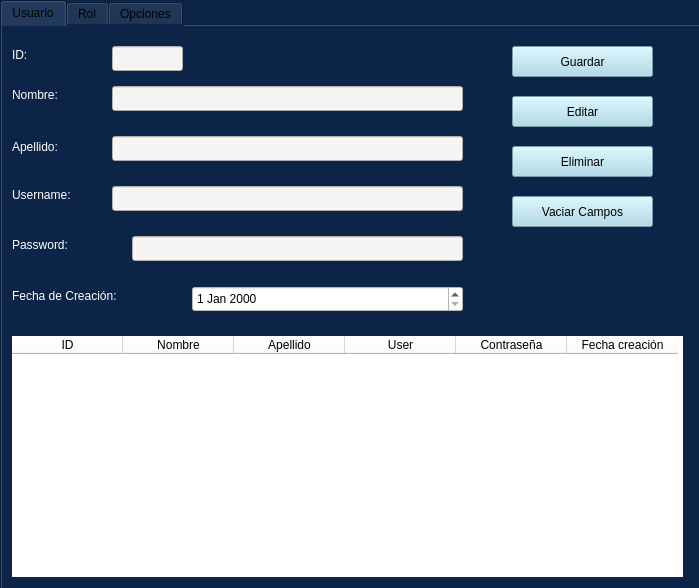
<?xml version="1.0" encoding="UTF-8"?>
<ui version="4.0">
 <class>MainWindow</class>
 <widget class="QMainWindow" name="MainWindow">
  <property name="geometry">
   <rect>
    <x>0</x>
    <y>0</y>
    <width>699</width>
    <height>588</height>
   </rect>
  </property>
  <property name="windowTitle">
   <string>Principal</string>
  </property>
  <property name="styleSheet">
   <string notr="true">background-color: rgb(11, 36, 71);</string>
  </property>
  <widget class="QWidget" name="centralwidget">
   <widget class="QTabWidget" name="tabWidget">
    <property name="geometry">
     <rect>
      <x>0</x>
      <y>0</y>
      <width>701</width>
      <height>591</height>
     </rect>
    </property>
    <property name="minimumSize">
     <size>
      <width>22</width>
      <height>0</height>
     </size>
    </property>
    <property name="layoutDirection">
     <enum>Qt::LeftToRight</enum>
    </property>
    <property name="autoFillBackground">
     <bool>false</bool>
    </property>
    <property name="tabShape">
     <enum>QTabWidget::Rounded</enum>
    </property>
    <property name="currentIndex">
     <number>0</number>
    </property>
    <widget class="QWidget" name="Usuario">
     <attribute name="title">
      <string>Usuario</string>
     </attribute>
     <widget class="QTableWidget" name="tb_Usuario">
      <property name="geometry">
       <rect>
        <x>10</x>
        <y>310</y>
        <width>671</width>
        <height>241</height>
       </rect>
      </property>
      <property name="cursor" stdset="0">
       <cursorShape>CrossCursor</cursorShape>
      </property>
      <property name="styleSheet">
       <string notr="true">background-color: rgb(255, 255, 255);</string>
      </property>
      <property name="frameShape">
       <enum>QFrame::NoFrame</enum>
      </property>
      <property name="sizeAdjustPolicy">
       <enum>QAbstractScrollArea::AdjustToContents</enum>
      </property>
      <attribute name="horizontalHeaderDefaultSectionSize">
       <number>111</number>
      </attribute>
      <attribute name="verticalHeaderDefaultSectionSize">
       <number>25</number>
      </attribute>
      <attribute name="verticalHeaderMinimumSectionSize">
       <number>23</number>
      </attribute>
      <column>
       <property name="text">
        <string>ID</string>
       </property>
      </column>
      <column>
       <property name="text">
        <string>Nombre</string>
       </property>
      </column>
      <column>
       <property name="text">
        <string>Apellido</string>
       </property>
      </column>
      <column>
       <property name="text">
        <string>User</string>
       </property>
      </column>
      <column>
       <property name="text">
        <string>Contraseña</string>
       </property>
      </column>
      <column>
       <property name="text">
        <string>Fecha creación</string>
       </property>
      </column>
     </widget>
     <widget class="QLabel" name="label">
      <property name="geometry">
       <rect>
        <x>10</x>
        <y>60</y>
        <width>91</width>
        <height>17</height>
       </rect>
      </property>
      <property name="styleSheet">
       <string notr="true">font: 14pt &quot;Ubuntu&quot;;
color: rgb(255, 255, 255);</string>
      </property>
      <property name="text">
       <string>Nombre:</string>
      </property>
     </widget>
     <widget class="QLabel" name="label_2">
      <property name="geometry">
       <rect>
        <x>10</x>
        <y>110</y>
        <width>91</width>
        <height>21</height>
       </rect>
      </property>
      <property name="styleSheet">
       <string notr="true">font: 14pt &quot;Ubuntu&quot;;
color: rgb(255, 255, 255);</string>
      </property>
      <property name="text">
       <string>Apellido:</string>
      </property>
     </widget>
     <widget class="QLabel" name="label_3">
      <property name="geometry">
       <rect>
        <x>10</x>
        <y>160</y>
        <width>91</width>
        <height>17</height>
       </rect>
      </property>
      <property name="styleSheet">
       <string notr="true">font: 14pt &quot;Ubuntu&quot;;
color: rgb(255, 255, 255);</string>
      </property>
      <property name="text">
       <string>Username:</string>
      </property>
     </widget>
     <widget class="QLabel" name="label_4">
      <property name="geometry">
       <rect>
        <x>10</x>
        <y>210</y>
        <width>121</width>
        <height>17</height>
       </rect>
      </property>
      <property name="styleSheet">
       <string notr="true">font: 14pt &quot;Ubuntu&quot;;
color: rgb(255, 255, 255);</string>
      </property>
      <property name="text">
       <string>Password:</string>
      </property>
     </widget>
     <widget class="QLabel" name="label_5">
      <property name="geometry">
       <rect>
        <x>10</x>
        <y>260</y>
        <width>181</width>
        <height>20</height>
       </rect>
      </property>
      <property name="styleSheet">
       <string notr="true">font: 14pt &quot;Ubuntu&quot;;
color: rgb(255, 255, 255);</string>
      </property>
      <property name="text">
       <string>Fecha de Creación:</string>
      </property>
     </widget>
     <widget class="QPushButton" name="bt_Guardar_Usuario">
      <property name="geometry">
       <rect>
        <x>510</x>
        <y>20</y>
        <width>141</width>
        <height>31</height>
       </rect>
      </property>
      <property name="styleSheet">
       <string notr="true">background-color: rgb(165, 215, 232);</string>
      </property>
      <property name="text">
       <string>Guardar</string>
      </property>
     </widget>
     <widget class="QPushButton" name="bt_Editar_Usuario">
      <property name="geometry">
       <rect>
        <x>510</x>
        <y>70</y>
        <width>141</width>
        <height>31</height>
       </rect>
      </property>
      <property name="styleSheet">
       <string notr="true">background-color: rgb(165, 215, 232);</string>
      </property>
      <property name="text">
       <string>Editar</string>
      </property>
     </widget>
     <widget class="QPushButton" name="bt_Eliminar_Usuario">
      <property name="geometry">
       <rect>
        <x>510</x>
        <y>120</y>
        <width>141</width>
        <height>31</height>
       </rect>
      </property>
      <property name="styleSheet">
       <string notr="true">background-color: rgb(165, 215, 232);</string>
      </property>
      <property name="text">
       <string>Eliminar</string>
      </property>
     </widget>
     <widget class="QPushButton" name="bt_Vaciar_Usuario">
      <property name="geometry">
       <rect>
        <x>510</x>
        <y>170</y>
        <width>141</width>
        <height>31</height>
       </rect>
      </property>
      <property name="styleSheet">
       <string notr="true">background-color: rgb(165, 215, 232);</string>
      </property>
      <property name="text">
       <string>Vaciar Campos</string>
      </property>
     </widget>
     <widget class="QLineEdit" name="line_Usuario_Nombre">
      <property name="geometry">
       <rect>
        <x>110</x>
        <y>60</y>
        <width>351</width>
        <height>25</height>
       </rect>
      </property>
      <property name="styleSheet">
       <string notr="true">background-color: rgb(246, 245, 244);</string>
      </property>
     </widget>
     <widget class="QLineEdit" name="line_Usuario_Apellido">
      <property name="geometry">
       <rect>
        <x>110</x>
        <y>110</y>
        <width>351</width>
        <height>25</height>
       </rect>
      </property>
      <property name="styleSheet">
       <string notr="true">background-color: rgb(246, 245, 244);</string>
      </property>
     </widget>
     <widget class="QLineEdit" name="line_Usuario_User">
      <property name="geometry">
       <rect>
        <x>110</x>
        <y>160</y>
        <width>351</width>
        <height>25</height>
       </rect>
      </property>
      <property name="styleSheet">
       <string notr="true">background-color: rgb(246, 245, 244);</string>
      </property>
     </widget>
     <widget class="QLineEdit" name="line_Usuario_Password">
      <property name="geometry">
       <rect>
        <x>130</x>
        <y>210</y>
        <width>331</width>
        <height>25</height>
       </rect>
      </property>
      <property name="styleSheet">
       <string notr="true">background-color: rgb(246, 245, 244);</string>
      </property>
      <property name="echoMode">
       <enum>QLineEdit::Password</enum>
      </property>
     </widget>
     <widget class="QDateEdit" name="line_Usuario_Fecha">
      <property name="geometry">
       <rect>
        <x>190</x>
        <y>260</y>
        <width>271</width>
        <height>26</height>
       </rect>
      </property>
      <property name="styleSheet">
       <string notr="true">background-color: rgb(255, 255, 255);</string>
      </property>
     </widget>
     <widget class="QLabel" name="label_6">
      <property name="geometry">
       <rect>
        <x>10</x>
        <y>20</y>
        <width>91</width>
        <height>17</height>
       </rect>
      </property>
      <property name="styleSheet">
       <string notr="true">font: 14pt &quot;Ubuntu&quot;;
color: rgb(255, 255, 255);</string>
      </property>
      <property name="text">
       <string>ID:</string>
      </property>
     </widget>
     <widget class="QLineEdit" name="line_Usuario_Id">
      <property name="enabled">
       <bool>false</bool>
      </property>
      <property name="geometry">
       <rect>
        <x>110</x>
        <y>20</y>
        <width>71</width>
        <height>25</height>
       </rect>
      </property>
      <property name="styleSheet">
       <string notr="true">background-color: rgb(246, 245, 244);</string>
      </property>
     </widget>
    </widget>
    <widget class="QWidget" name="tab_2">
     <attribute name="title">
      <string>Rol</string>
     </attribute>
     <widget class="QPushButton" name="bt_Guardar_Rol">
      <property name="geometry">
       <rect>
        <x>500</x>
        <y>10</y>
        <width>171</width>
        <height>31</height>
       </rect>
      </property>
      <property name="styleSheet">
       <string notr="true">background-color: rgb(165, 215, 232);</string>
      </property>
      <property name="text">
       <string>Guardar</string>
      </property>
     </widget>
     <widget class="QPushButton" name="bt_Editar_Rol">
      <property name="geometry">
       <rect>
        <x>500</x>
        <y>60</y>
        <width>171</width>
        <height>31</height>
       </rect>
      </property>
      <property name="styleSheet">
       <string notr="true">background-color: rgb(165, 215, 232);</string>
      </property>
      <property name="text">
       <string>Editar</string>
      </property>
     </widget>
     <widget class="QPushButton" name="bt_Eliminar_Rol">
      <property name="geometry">
       <rect>
        <x>500</x>
        <y>110</y>
        <width>171</width>
        <height>31</height>
       </rect>
      </property>
      <property name="styleSheet">
       <string notr="true">background-color: rgb(165, 215, 232);</string>
      </property>
      <property name="text">
       <string>Eliminar</string>
      </property>
     </widget>
     <widget class="QPushButton" name="bt_Vaciar_Rol">
      <property name="geometry">
       <rect>
        <x>500</x>
        <y>160</y>
        <width>171</width>
        <height>31</height>
       </rect>
      </property>
      <property name="styleSheet">
       <string notr="true">background-color: rgb(165, 215, 232);</string>
      </property>
      <property name="text">
       <string>Vaciar Campos</string>
      </property>
     </widget>
     <widget class="QLabel" name="label_9">
      <property name="geometry">
       <rect>
        <x>30</x>
        <y>130</y>
        <width>121</width>
        <height>20</height>
       </rect>
      </property>
      <property name="styleSheet">
       <string notr="true">font: 14pt &quot;Ubuntu&quot;;
color: rgb(255, 255, 255);</string>
      </property>
      <property name="text">
       <string>Rol:</string>
      </property>
     </widget>
     <widget class="QLabel" name="label_10">
      <property name="geometry">
       <rect>
        <x>30</x>
        <y>40</y>
        <width>121</width>
        <height>20</height>
       </rect>
      </property>
      <property name="styleSheet">
       <string notr="true">font: 14pt &quot;Ubuntu&quot;;
color: rgb(255, 255, 255);</string>
      </property>
      <property name="text">
       <string>ID:</string>
      </property>
     </widget>
     <widget class="QTableWidget" name="tb_Rol">
      <property name="geometry">
       <rect>
        <x>30</x>
        <y>220</y>
        <width>641</width>
        <height>321</height>
       </rect>
      </property>
      <property name="styleSheet">
       <string notr="true">background-color: rgb(255, 255, 255);
</string>
      </property>
      <property name="autoScroll">
       <bool>true</bool>
      </property>
      <property name="autoScrollMargin">
       <number>18</number>
      </property>
      <attribute name="horizontalHeaderCascadingSectionResizes">
       <bool>false</bool>
      </attribute>
      <attribute name="horizontalHeaderDefaultSectionSize">
       <number>317</number>
      </attribute>
      <attribute name="horizontalHeaderMinimumSectionSize">
       <number>40</number>
      </attribute>
      <column>
       <property name="text">
        <string>ID</string>
       </property>
      </column>
      <column>
       <property name="text">
        <string>Rol</string>
       </property>
      </column>
     </widget>
     <widget class="QLineEdit" name="line_Rol">
      <property name="geometry">
       <rect>
        <x>110</x>
        <y>130</y>
        <width>361</width>
        <height>25</height>
       </rect>
      </property>
      <property name="styleSheet">
       <string notr="true">background-color: rgb(246, 245, 244);</string>
      </property>
     </widget>
     <widget class="QLineEdit" name="line_Rol_Id">
      <property name="enabled">
       <bool>false</bool>
      </property>
      <property name="geometry">
       <rect>
        <x>110</x>
        <y>40</y>
        <width>61</width>
        <height>25</height>
       </rect>
      </property>
      <property name="styleSheet">
       <string notr="true">background-color: rgb(246, 245, 244);</string>
      </property>
     </widget>
    </widget>
    <widget class="QWidget" name="tab">
     <attribute name="title">
      <string>Opciones</string>
     </attribute>
     <widget class="QPushButton" name="bt_Guardar_Opcion">
      <property name="geometry">
       <rect>
        <x>500</x>
        <y>10</y>
        <width>171</width>
        <height>31</height>
       </rect>
      </property>
      <property name="styleSheet">
       <string notr="true">background-color: rgb(165, 215, 232);</string>
      </property>
      <property name="text">
       <string>Crear</string>
      </property>
     </widget>
     <widget class="QPushButton" name="bt_Editar_Opcion">
      <property name="geometry">
       <rect>
        <x>500</x>
        <y>60</y>
        <width>171</width>
        <height>31</height>
       </rect>
      </property>
      <property name="styleSheet">
       <string notr="true">background-color: rgb(165, 215, 232);</string>
      </property>
      <property name="text">
       <string>Editar</string>
      </property>
     </widget>
     <widget class="QPushButton" name="bt_Eliminar_Opcion">
      <property name="geometry">
       <rect>
        <x>500</x>
        <y>110</y>
        <width>171</width>
        <height>31</height>
       </rect>
      </property>
      <property name="styleSheet">
       <string notr="true">background-color: rgb(165, 215, 232);</string>
      </property>
      <property name="text">
       <string>Eliminar</string>
      </property>
     </widget>
     <widget class="QPushButton" name="bt_Vaciar_Opcion">
      <property name="geometry">
       <rect>
        <x>500</x>
        <y>160</y>
        <width>171</width>
        <height>31</height>
       </rect>
      </property>
      <property name="styleSheet">
       <string notr="true">background-color: rgb(165, 215, 232);</string>
      </property>
      <property name="text">
       <string>Vaciar Campos</string>
      </property>
     </widget>
     <widget class="QTableWidget" name="tb_Opcion">
      <property name="geometry">
       <rect>
        <x>30</x>
        <y>220</y>
        <width>641</width>
        <height>321</height>
       </rect>
      </property>
      <property name="layoutDirection">
       <enum>Qt::LeftToRight</enum>
      </property>
      <property name="styleSheet">
       <string notr="true">background-color: rgb(255, 255, 255);</string>
      </property>
      <property name="autoScrollMargin">
       <number>18</number>
      </property>
      <attribute name="horizontalHeaderCascadingSectionResizes">
       <bool>false</bool>
      </attribute>
      <attribute name="horizontalHeaderDefaultSectionSize">
       <number>316</number>
      </attribute>
      <attribute name="horizontalHeaderMinimumSectionSize">
       <number>40</number>
      </attribute>
      <column>
       <property name="text">
        <string>ID</string>
       </property>
      </column>
      <column>
       <property name="text">
        <string>Opcion</string>
       </property>
      </column>
     </widget>
     <widget class="QLabel" name="label_11">
      <property name="geometry">
       <rect>
        <x>30</x>
        <y>130</y>
        <width>121</width>
        <height>20</height>
       </rect>
      </property>
      <property name="styleSheet">
       <string notr="true">font: 14pt &quot;Ubuntu&quot;;
color: rgb(255, 255, 255);</string>
      </property>
      <property name="text">
       <string>Opcion:</string>
      </property>
     </widget>
     <widget class="QLineEdit" name="line_Opcion">
      <property name="geometry">
       <rect>
        <x>110</x>
        <y>130</y>
        <width>361</width>
        <height>25</height>
       </rect>
      </property>
      <property name="styleSheet">
       <string notr="true">background-color: rgb(246, 245, 244);</string>
      </property>
     </widget>
     <widget class="QLabel" name="label_12">
      <property name="geometry">
       <rect>
        <x>30</x>
        <y>40</y>
        <width>121</width>
        <height>20</height>
       </rect>
      </property>
      <property name="styleSheet">
       <string notr="true">font: 14pt &quot;Ubuntu&quot;;
color: rgb(255, 255, 255);</string>
      </property>
      <property name="text">
       <string>ID:</string>
      </property>
     </widget>
     <widget class="QLineEdit" name="line_Opcion_Id">
      <property name="enabled">
       <bool>false</bool>
      </property>
      <property name="geometry">
       <rect>
        <x>110</x>
        <y>40</y>
        <width>61</width>
        <height>25</height>
       </rect>
      </property>
      <property name="styleSheet">
       <string notr="true">background-color: rgb(246, 245, 244);</string>
      </property>
     </widget>
    </widget>
   </widget>
  </widget>
 </widget>
 <resources/>
 <connections/>
</ui>
